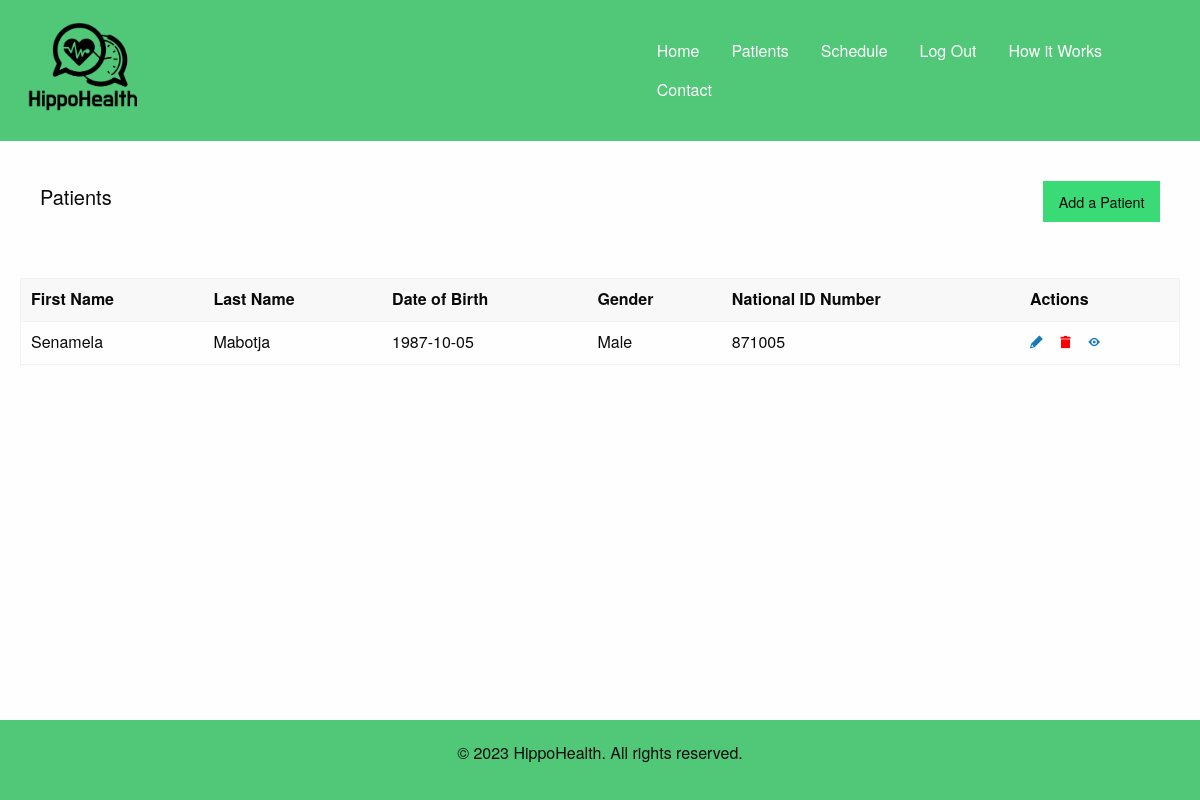
Before: /patients (signed in) with the older database file.
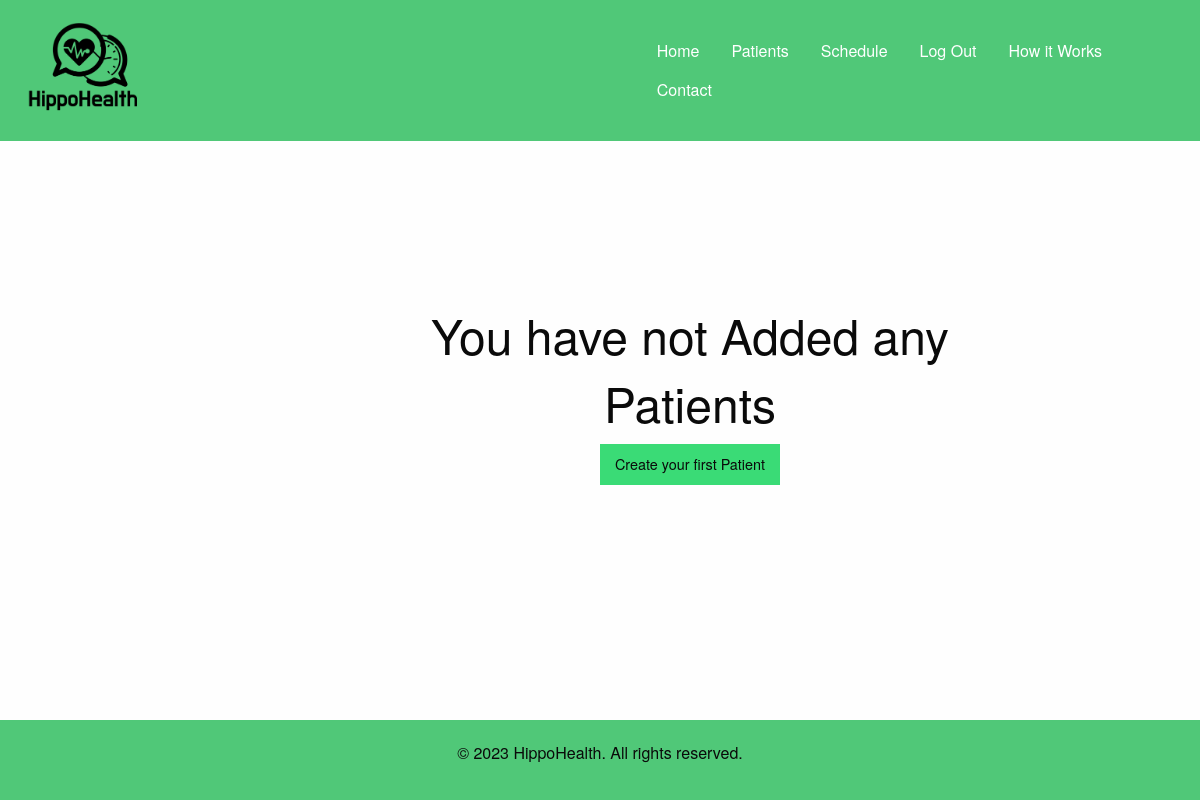
After: the same page with the newer database file.
### app.py (models this page shows)
class Patient(db.Model):
    id = db.Column(db.Integer, primary_key=True)
    first_name = db.Column(db.String(100), nullable=False)
    last_name = db.Column(db.String(100), nullable=False)
    date_of_birth = db.Column(db.Date, nullable=False)
    gender = db.Column(db.String(10), nullable=False)
    national_id_number = db.Column(db.String(11), nullable=False)
    address = db.Column(db.String(200), nullable=False)
    phone_number = db.Column(db.String(15), nullable=False)
    email = db.Column(db.String(100), nullable=False)
    emergency_contact_name = db.Column(db.String(100), nullable=True)
    emergency_contact_number = db.Column(db.String(15), nullable=True)
    insurance_provider = db.Column(db.String(100), nullable=True)
    insurance_policy_number = db.Column(db.String(50), nullable=True)
    primary_care_physician = db.Column(db.String(100), nullable=True)
    allergies = db.Column(db.String(200), nullable=True)
    medications = db.Column(db.String(200), nullable=True)
    medical_conditions = db.Column(db.String(200), nullable=True)
    surgeries = db.Column(db.String(200), nullable=True)
    user_id = db.Column(db.Integer, db.ForeignKey('user.id'), nullable=False)
    user = db.relationship('User', backref=db.backref('patients', lazy=True))

### app.py (the view)
@app.route("/patients")
@login_required
def patients():
    patients = Patient.query.all()
    return render_template("patients.html", current_user=current_user, patients=patients)

### app.py (called while the page is built)
@login_manager.user_loader
def load_user(user_id):
    return User.query.get(int(user_id))

### templates/patients.html
{% extends 'layout.html' %}
{% block content %}
<div class="container main-content">
{% if patients|length > 0 %}
        <div class="top-nav-patients">
            <h4 class="h4 lead">
                Patients
            </h4>
            <button class="button success">
                Add a Patient
            </button>
        </div>
        </div>
        <div class="table-container">
            <table>
                <thead>
                <tr>
                    <th>First Name</th>
                    <th>Last Name</th>
                    <th>Date of Birth</th>
                    <th>Gender</th>
                    <th>National ID Number</th>
                    <th>Actions</th>
                </tr>
                </thead>
                <tbody>
                {% for patient in patients %}
                    <tr>
                    <td>{{ patient.first_name }}</td>
                    <td>{{ patient.last_name }}</td>
                    <td>{{ patient.date_of_birth }}</td>
                    <td>{{ patient.gender }}</td>
                    <td>{{ patient.national_id_number }}</td>
                    <td class="actions-cell">
                        <a href="{{ url_for('edit_patient', patient_id=patient.id) }}"><i class="fi-pencil"></i></a>&nbsp;&nbsp;&nbsp;&nbsp;
                        <form method="post" action="{{ url_for('delete_patient', patient_id=patient.id) }}"><button type="submit" class="delete-btn"><i class="fi-trash"></i></button></form>&nbsp;&nbsp;&nbsp;&nbsp;
                        <a href="{{ url_for('view_patient', patient_id=patient.id) }}"><i class="fi-eye"></i></a>
                    </td>
                    </tr>
                {% endfor %}
                </tbody>
            </table>
        </div>
{% else %}
        <div class="empty-state-patients">
            <h1>You have not Added any Patients</h1>
            <a class="button success" href="/create_patient">Create your first Patient</a>
        </div>
{% endif %}
{% endblock %}

### templates/layout.html (shortened to what this page needs)
<!DOCTYPE html>
<html lang="en">
<head>
  <link rel="stylesheet" href="{{ url_for('static', filename='css/foundation.min.css') }}">
  <link rel="stylesheet" href="{{ url_for('static', filename='css/foundation-icons.css') }}">
  <link rel="stylesheet" href="{{ url_for('static', filename='css/app.css') }}">
</head>
<body>
  <header>
    <nav class="top-bar main-nav bg-emerald" data-topbar role="navigation">
      <ul class="dropdown menu bg-emerald" data-dropdown-menu>
        <li class="name">
          <h1><a href="/" class="bg-emerald">
            <img width="20%" src="{{ url_for('static', filename='images/hippohealth-logo.png') }}" alt="logo">
        </a></h1>
        </li>
      </ul>
      <section class="top-bar-section">
        <ul class="dropdown menu bg-emerald" data-dropdown-menu>
          <li><a href="/" class="white-text">Home</a></li>
          {% if not current_user.is_authenticated %}
            <li><a href="{{ url_for('register')}}" class="white-text">Register</a></li>
            <li><a href="{{ url_for('login')}}" class="white-text">Login</a></li>
          {% else %}
            <li><a href="{{ url_for('patients')}}" class="white-text">Patients</a></li>
            <li><a href="{{ url_for('schedule')}}" class="white-text">Schedule</a></li>
            <li><a href="{{ url_for('logout')}}" class="white-text">Log Out</a></li>
          {% endif %}
          <li><a href="{{ url_for('how')}}" class="white-text">How it Works</a></li>
          <li><a href="/getintouch" class="white-text">Contact</a></li>
        </ul>
      </section>
    </nav>
  </header>
  <main>
    {% block content %}{% endblock %}
  </main>
  <footer class="main-footer">
    <p>&copy; 2023 HippoHealth. All rights reserved.</p>
  </footer>
</body>
</html>

### static/css/app.css (style rules this page uses)
.main-nav { background-color: #50C878; }
.bg-emerald { background-color: #50C878 !important; }
.white-text { color: white; }
.main-footer { bottom: 0px; position: fixed; width: 100%; background-color: #50C878; justify-content: center; align-items: center; text-align: center; height: 10vh; padding: 20px; }
.main-content { padding: 40px; display: flex; flex-direction: row; width: 100%; }
.empty-state-patients, .empty-state-tiers, .empty-state-appointments, .empty-state-prescriptions { display: flex; flex-direction: column; text-align: center; justify-content: center; align-items: center; padding: 120px; margin-left: 180px; }

Changed rows visible on the page:
removed Patient: first_name "Senamela", last_name "Mabotja", date_of_birth "1987-10-05", gender "Male", national_id_number "871005"
Other visible differences:
text no longer shown: "Patients Add a Patient First Name Last Name Date of Birth Gender National ID Number Actions"
text now shown: "You have not Added any Patients Create your first Patient"
